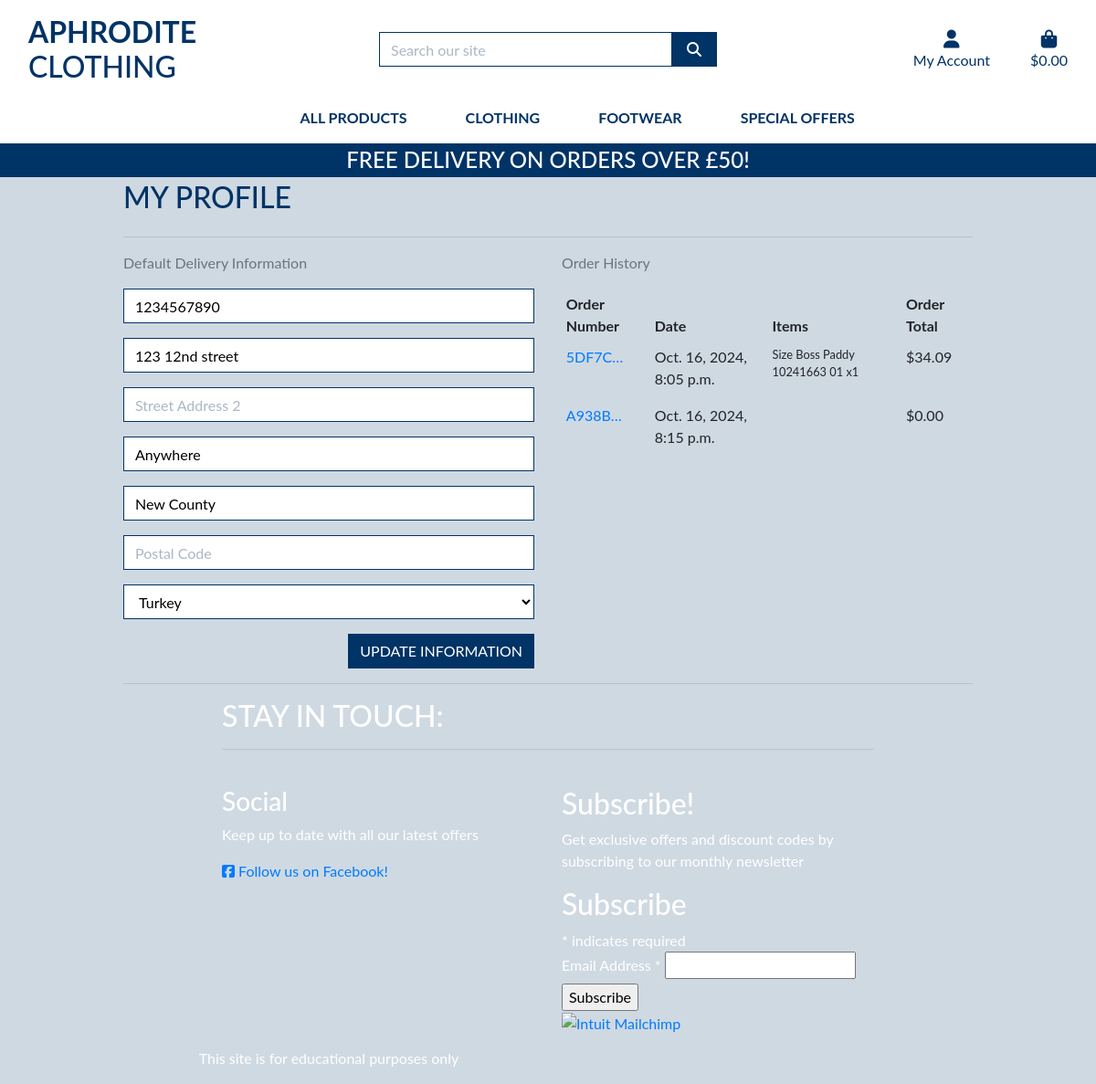
Screenshot of /profile/ (signed in) with the database file from the repository.
### profiles/models.py (models this page shows, shortened)
class UserProfile(models.Model):
    user = models.OneToOneField(User, on_delete=models.CASCADE)
    default_phone_number = models.CharField(
        max_length=20, null=True, blank=True)
    default_street_address1 = models.CharField(
        max_length=80, null=True, blank=True)
    default_street_address2 = models.CharField(
        max_length=80, null=True, blank=True)
    default_town_or_city = models.CharField(
        max_length=40, null=True, blank=True)
    default_county = models.CharField(max_length=80, null=True, blank=True)
    default_postcode = models.CharField(max_length=20, null=True, blank=True)
    default_country = CountryField(
        blank_label='Country', null=True, blank=True)

### checkout/models.py (models this page shows, shortened)
class Order(models.Model):
    order_number = models.CharField(max_length=32, null=False, editable=False)
    user_profile = models.ForeignKey(UserProfile, on_delete=models.SET_NULL,
                                     null=True, blank=True,
                                     related_name='orders')
    full_name = models.CharField(max_length=50, null=False, blank=False)
    email = models.EmailField(max_length=254, null=False, blank=False)
    phone_number = models.CharField(max_length=20, null=False, blank=False)
    country = CountryField(blank_label='Country *',
                           max_length=40, null=False, blank=False)
    postcode = models.CharField(max_length=20, null=True, blank=True)
    town_or_city = models.CharField(max_length=40, null=False, blank=False)
    street_address1 = models.CharField(max_length=80, null=False, blank=False)
    street_address2 = models.CharField(max_length=80, null=True, blank=True)
    county = models.CharField(max_length=80, null=True, blank=True)
    date = models.DateTimeField(auto_now_add=True)
    delivery_cost = models.DecimalField(
        max_digits=6, decimal_places=2, null=False, default=0)
    order_total = models.DecimalField(
        max_digits=10, decimal_places=2, null=False, default=0)
    grand_total = models.DecimalField(
        max_digits=10, decimal_places=2, null=False, default=0)
    original_bag = models.TextField(null=False, blank=False, default='')
    stripe_pid = models.CharField(
        max_length=254, null=False, blank=False, default='')

class OrderLineItem(models.Model):
    order = models.ForeignKey(
        Order, null=False, blank=False, on_delete=models.CASCADE,
        related_name='lineitems')
    product = models.ForeignKey(
        Product, null=False, blank=False, on_delete=models.CASCADE)
    product_size = models.CharField(
        max_length=2, null=True, blank=True)  # XS, S, M, L, XL
    quantity = models.IntegerField(null=False, blank=False, default=0)
    lineitem_total = models.DecimalField(
        max_digits=6, decimal_places=2, null=False,
        blank=False, editable=False)

### products/models.py (models this page shows, shortened)
class Product(models.Model):
    category = models.ForeignKey(
        'Category', null=True, blank=True, on_delete=models.SET_NULL)
    sku = models.CharField(max_length=254, null=True, blank=True)
    name = models.CharField(max_length=254)
    description = models.TextField()
    has_sizes = models.BooleanField(default=False, null=True, blank=True)
    price = models.DecimalField(max_digits=6, decimal_places=2)
    rating = models.DecimalField(
        max_digits=6, decimal_places=2, null=True, blank=True)
    image_url = models.URLField(max_length=1024, null=True, blank=True)
    image = models.ImageField(null=True, blank=True)

### profiles/views.py (the view)
# urls.py: path('profile/', include('profiles.urls')),
@login_required
def profile(request):
    profile = get_object_or_404(UserProfile, user=request.user)
    if request.method == 'POST':
        form = UserProfileForm(request.POST, instance=profile)
        if form.is_valid():
            form.save()
            messages.success(request, 'Profile updated successfully')
        else:
            messages.error(request, 'Update failed. Please ensure the form is valid.')
    else:
        form = UserProfileForm(instance=profile)
    orders = profile.orders.all()
    template = 'profiles/profile.html'
    context = {
        'form': form,
        'orders': orders,
        'on_profile_page': True
    }
    return render(request, template, context)

### profiles/forms.py
class UserProfileForm(forms.ModelForm):
    class Meta:
        model = UserProfile
        exclude = ('user',)
    def __init__(self, *args, **kwargs):
        super().__init__(*args, **kwargs)
        placeholders = {
            'default_phone_number': 'Phone Number',
            'default_postcode': 'Postal Code',
            'default_town_or_city': 'Town or City',
            'default_street_address1': 'Street Address 1',
            'default_street_address2': 'Street Address 2',
            'default_county': 'County, State or Locality',
        }
        self.fields['default_phone_number'].widget.attrs['autofocus'] = True
        for field in self.fields:
            if field != 'default_country':
                if self.fields[field].required:
                    placeholder = f'{placeholders[field]} *'
                else:
                    placeholder = placeholders[field]
                self.fields[field].widget.attrs['placeholder'] = placeholder
            self.fields[field].widget.attrs['class'] = 'border-black rounded-0 profile-form-input'
            self.fields[field].label = False

### bag/contexts.py (called while the page is built, shortened)
def bag_contents(request):
    bag_items = []
    total = 0
    product_count = 0
    bag = request.session.get('bag', {})
    if total < settings.FREE_DELIVERY_THRESHOLD:
        delivery = total * Decimal(settings.STANDARD_DELIVERY_PERCENTAGE / 100)
        free_delivery_delta = settings.FREE_DELIVERY_THRESHOLD - total
    else:
        delivery = 0
        free_delivery_delta = 0
    grand_total = delivery + total
    context = {
        'bag_items': bag_items,
        'total': total,
        'product_count': product_count,
        'delivery': delivery,
        'free_delivery_delta': free_delivery_delta,
        'free_delivery_threshold': settings.FREE_DELIVERY_THRESHOLD,
        'grand_total': grand_total,
    }
    return context

### profiles/templates/profiles/profile.html (shortened to what this page needs)
{% extends "base.html" %}
{% load static %}
{% block extra_css %}
    <link rel="stylesheet" href="{% static 'profiles/css/profile.css' %}">
{% endblock %}
{% block page_header %}
    <div class="container header-container">
    </div>
{% endblock %}
{% block content %}
    <div class="overlay"></div>
    <div class="container">
        <div class="row">
            <div class="col">
                <h2 class="logo-font mb-4">My Profile</h2>
                <hr>
            </div>
        </div>
        <div class="row">
            <div class="col-12 col-lg-6">
                <p class="text-muted">Default Delivery Information</p>
                <form class="mt-3" action="{% url 'profile' %}" method="POST" id="profile-update-form">
                    {{ form|crispy }}
                    <button class="btn btn-black rounded-0 text-uppercase float-right">Update Information</button>
                </form>
            </div>
            <div class="col-12 col-lg-6">
                <p class="text-muted">Order History</p>
                <div class="order-history table-responsive">
                    <table class="table table-sm table-borderless">
                        <thead>
                            <tr>
                                <th>Order Number</th>
                                <th>Date</th>
                                <th>Items</th>
                                <th>Order Total</th>
                            </tr>
                        </thead>
                        <tbody>
                            {% for order in orders %}
                                <tr>
                                    <td>
                                        <a href="{% url 'order_history' order.order_number %}"
                                        title="{{ order.order_number }}">
                                            {{ order.order_number|truncatechars:6 }}
                                        </a>
                                    </td>
                                    <td>{{ order.date }}</td>
                                    <td>
                                        <ul class="list-unstyled">
                                            {% for item in order.lineitems.all %}
                                                <li class="small">
                                                    {% if item.product.has_sizes %}
                                                        Size {{ item.product.size|upper }}
                                                    {% endif %}{{ item.product.name }} x{{ item.quantity }}
                                                </li>
                                            {% endfor %}
                                        </ul>
                                    </td>
                                    <td>${{ order.grand_total }}</td>
                                </tr>
                            {% endfor %}
                        </tbody>
                    </table>
                </div>
            </div>
        </div>
{% endblock %}

### static/css/base.css (style rules this page uses)
html { height: 100%; }
body { background: url('/media/RWR_HomeBanner2.jpg') no-repeat center center fixed; background-size: cover; height: calc(100vh - 164px); color: #003366; font-family: 'Lato'; }
.logo-font { text-transform: uppercase; }
.btn-black { background: #003366; color: white; }
.border-black { border: 1px solid #003366 !important; }
.overlay { height: 100%; width: 100%; top: 0; left: 0; position: fixed; background: #cfd9e2; z-index: -1; }
@media (min-width: 1200px) { .container { max-width: 80%; } }
@media (min-width: 992px) { .header-container { padding-top: 164px; } }

### profiles/static/profiles/css/profile.css (style rules this page uses)
.order-history { max-height: 416px; overflow-y: auto; }
#profile-update-form .form-control { color: #000; }
#profile-update-form input::placeholder { color: #aab7c4; }
#id_default_country, #id_default_country option:not(:first-child) { color: #000; }

### rows the page displays
UserProfile: default_phone_number "1234567890", default_street_address1 "123 12nd street", default_town_or_city "Anywhere", default_county "New County", default_country "Turkey"
Order: order_number "5DF7C…", date "Oct. 16, 2024, 8:05 p.m.", grand_total "34.09"
OrderLineItem: product.name "Boss Paddy 10241663 01", quantity "1"
Order: order_number "A938B…", date "Oct. 16, 2024, 8:15 p.m.", grand_total "0.00"

### other values shown
{{ free_delivery_threshold }} "50"
